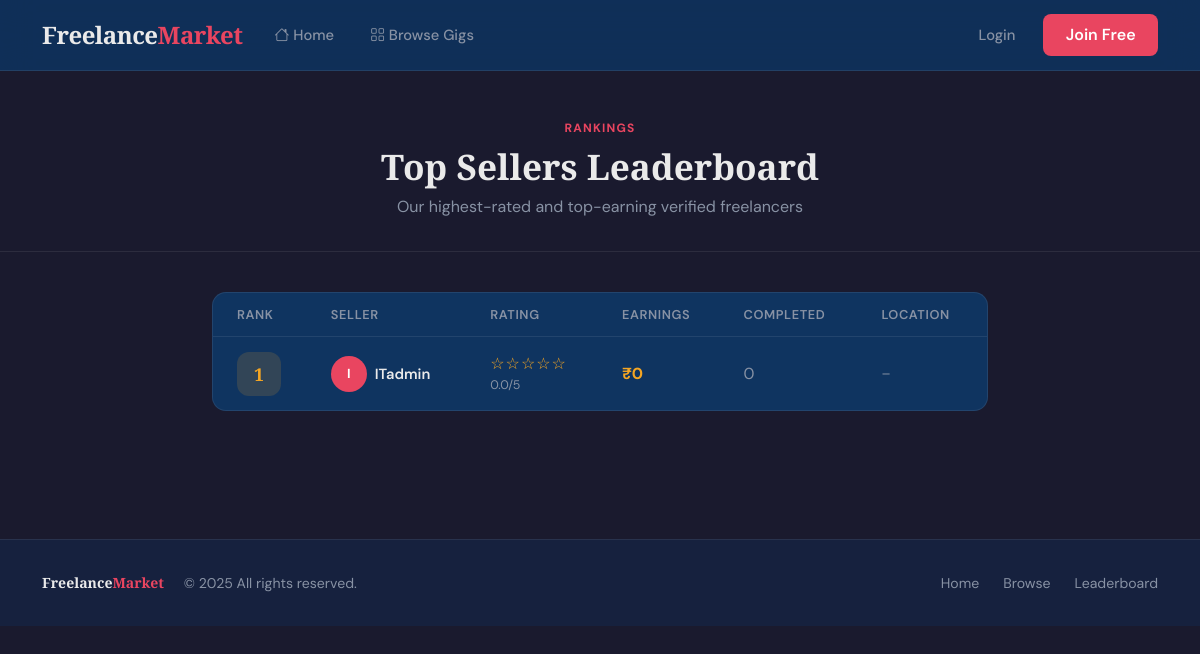
Before: /accounts/leaderboard/ with the older database file.
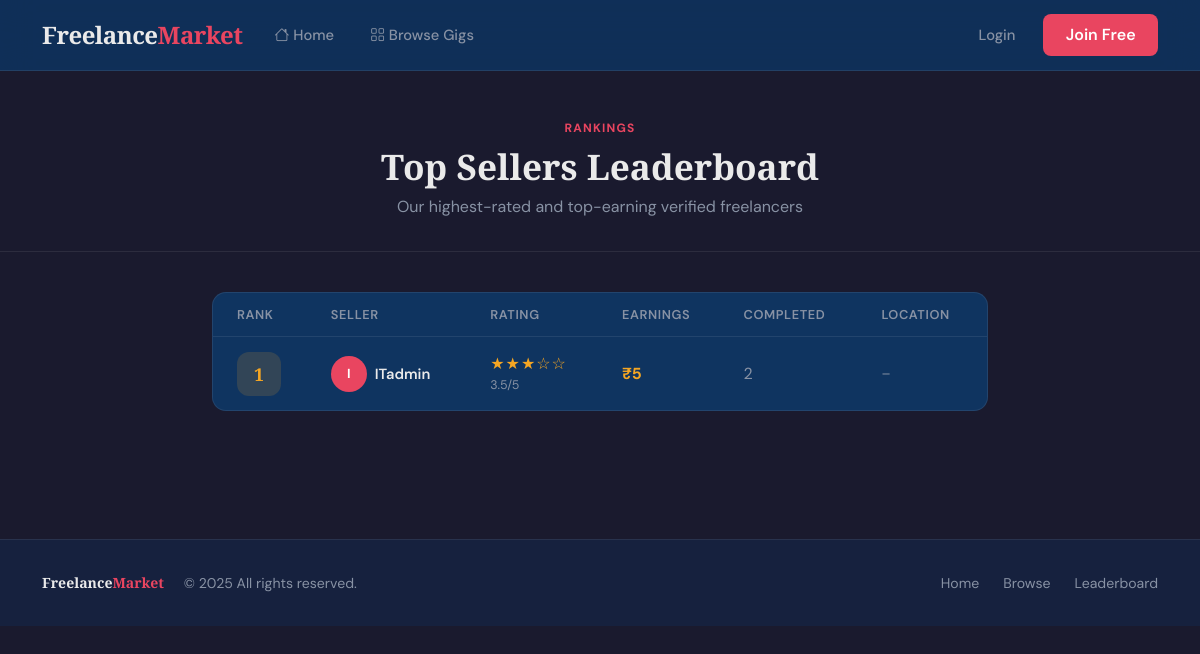
After: the same page with the newer database file.
### accounts/models.py (models this page shows, shortened)
class SellerProfile(models.Model):
    user = models.OneToOneField(
        settings.AUTH_USER_MODEL,
        on_delete=models.CASCADE,
        related_name='seller_profile'
    )
    skills = models.ManyToManyField(Skill,blank=True)
    experience = models.IntegerField(blank=True, null=True)
    portfolio_link = models.URLField(blank=True)
    total_earnings = models.DecimalField(max_digits=10, decimal_places=2, default=0)
    rating = models.FloatField(default=0)
    location = models.CharField(max_length=150, blank=True, null=True)

class User(AbstractUser):
    class Roles(models.TextChoices):
        BUYER = "buyer", "Buyer"
        SELLER = "seller", "Seller"
    role = models.CharField(
        max_length=10,
        choices=Roles.choices,
        default=Roles.BUYER,
        db_index=True
    )
    bio = models.TextField(null=True)  # null not needed for TextField
    profile_pic = models.ImageField(
        upload_to='profiles/',
        blank=True,
        null=True
    )
    created_at = models.DateTimeField(auto_now_add=True)
    updated_at = models.DateTimeField(auto_now=True)

### accounts/views.py (the view)
# urls.py: path('leaderboard/', public_leaderboard, name='leaderboard'),
def public_leaderboard(request):
    top_sellers = SellerProfile.objects.filter(
        user__role="seller"
    ).select_related("user").annotate(
        total_earnings_calc=Sum(
            "user__gigs__orders__amount",
            filter=Q(user__gigs__orders__status=Order.Status.COMPLETED)
        ),
        completed_orders_count=Count(
            "user__gigs__orders",
            filter=Q(user__gigs__orders__status=Order.Status.COMPLETED)
        )
    ).order_by(
        "-total_earnings_calc",
        "-rating",
        "-completed_orders_count"
    )
    return render(request, "accounts/leaderboard.html", {
        "top_sellers": top_sellers
    })

### accounts/templates/accounts/leaderboard.html (shortened to what this page needs)
{% extends 'base.html' %}
{% block content %}
<div class="page-header">
    <div class="container text-center">
        <div class="section-label">Rankings</div>
        <h1>Top Sellers Leaderboard</h1>
        <p style="color:var(--text-muted);max-width:480px;margin:0.5rem auto 0;">Our highest-rated and top-earning verified freelancers</p>
    </div>
</div>
<div class="container pb-5" style="max-width:800px;">
    {% if top_sellers %}
    <div class="fm-card p-0" style="overflow:hidden;">
        <div class="table-responsive">
            <table class="fm-table">
                <thead>
                    <tr>
                        <th style="padding-left:1.5rem;">Rank</th>
                        <th>Seller</th>
                        <th>Rating</th>
                        <th>Earnings</th>
                        <th>Completed</th>
                        <th>Location</th>
                    </tr>
                </thead>
                <tbody>
                    {% for seller in top_sellers %}
                    <tr>
                        <td style="padding-left:1.5rem;">
                            <div class="rank-badge"
                                 style="{% if forloop.counter == 1 %}background:rgba(245,166,35,0.15);color:var(--accent2);
                                         {% elif forloop.counter == 2 %}background:rgba(200,210,220,0.1);color:#c8d2dc;
                                         {% elif forloop.counter == 3 %}background:rgba(176,141,87,0.1);color:#b08d57;
                                         {% else %}background:var(--surface);color:var(--text-muted);{% endif %}">
                                {{ forloop.counter }}
                            </div>
                        </td>
                        <td>
                            <div class="d-flex align-items-center gap-2">
                                <span style="width:36px;height:36px;border-radius:50%;background:var(--accent);display:flex;align-items:center;justify-content:center;font-weight:700;font-size:0.82rem;color:#fff;flex-shrink:0;">{{ seller.user.username|first|upper }}</span>
                                <div>
                                    <div style="font-weight:600;font-size:0.92rem;">{{ seller.user.username }}</div>
                                </div>
                            </div>
                        </td>
                        <td>
                            <div class="stars">{% for i in "12345"|make_list %}{% if forloop.counter <= seller.rating %}★{% else %}☆{% endif %}{% endfor %}</div>
                            <div style="color:var(--text-muted);font-size:0.78rem;">{{ seller.rating }}/5</div>
                        </td>
                        <td style="color:var(--accent2);font-weight:700;">₹{{ seller.total_earnings|floatformat:0 }}</td>
                        <td style="color:var(--text-muted);">{{ seller.completed_orders_count }}</td>
                        <td style="color:var(--text-muted);font-size:0.85rem;">
                            {% if seller.location %}<i class="bi bi-geo-alt me-1"></i>{{ seller.location }}{% else %}–{% endif %}
                        </td>
                    </tr>
                    {% endfor %}
                </tbody>
            </table>
        </div>
    </div>
    {% else %}
    <div class="text-center py-5" style="color:var(--text-muted);">
        <i class="bi bi-trophy" style="font-size:3rem;display:block;margin-bottom:1rem;opacity:0.4;"></i>
        <h5>Leaderboard empty</h5>
        <p>No sellers have completed orders yet. Be the first!</p>
    </div>
    {% endif %}
</div>
{% endblock %}

Changed rows visible on the page:
changed SellerProfile "ITadmin": rating "0.0" → "3.5"; total_earnings "0" → "5"; completed_orders_count "0" → "2"
